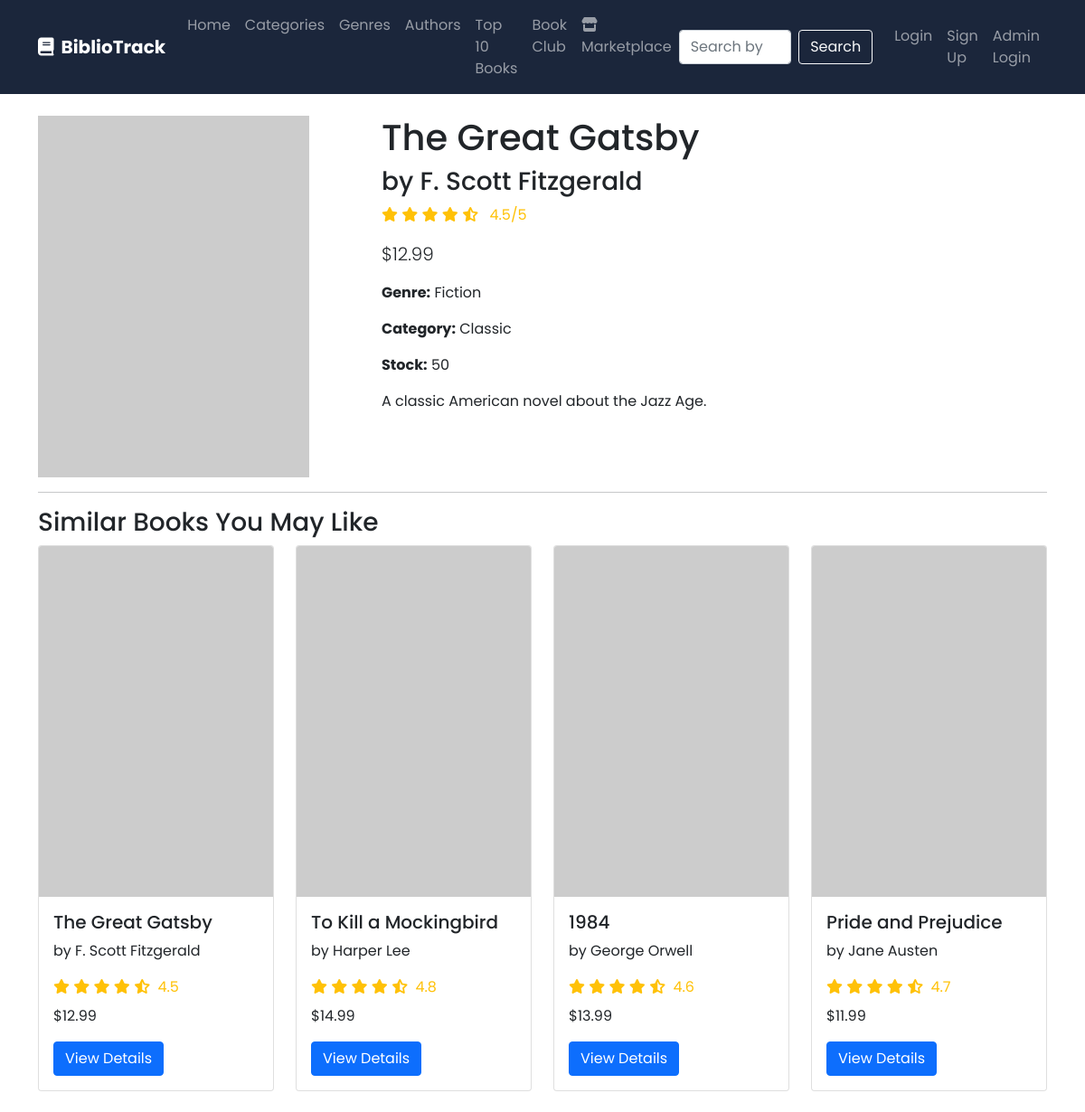
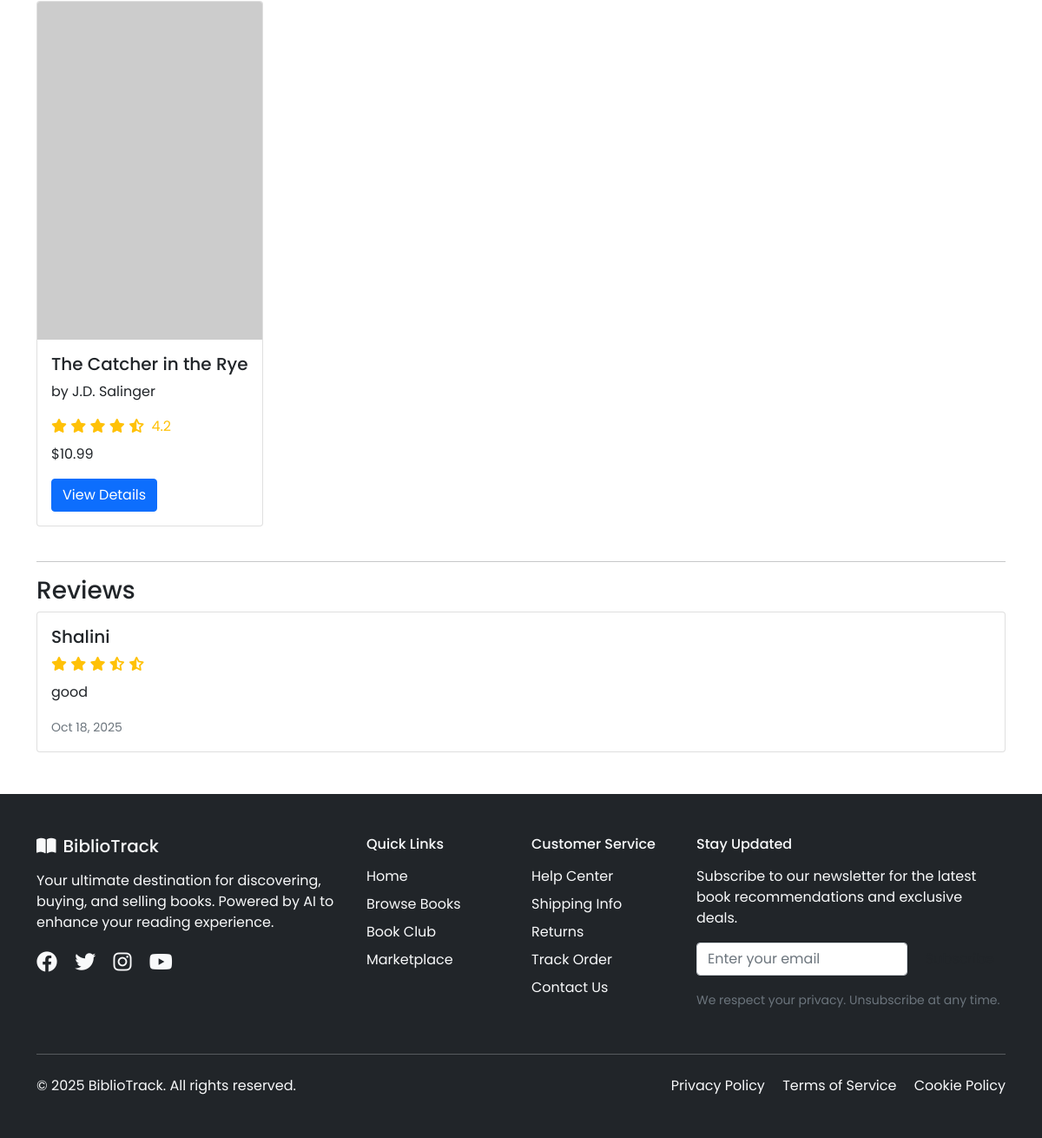
Page /books/1/ on the committed database (2 pictures, top to bottom).
### books/models.py (models this page shows, shortened)
class Book(models.Model):
    title = models.CharField(max_length=200)
    author = models.CharField(max_length=100)
    genre = models.CharField(max_length=50)
    category = models.CharField(max_length=50)
    price = models.DecimalField(max_digits=10, decimal_places=2)
    rating = models.FloatField(default=0.0, validators=[MinValueValidator(0.0), MaxValueValidator(5.0)])
    stock = models.PositiveIntegerField(default=0)
    cover_image_url = models.URLField(blank=True, null=True)
    description = models.TextField(blank=True)
    image_hash = models.CharField(max_length=64, blank=True, null=True)  # Store perceptual hash
    image_features = models.JSONField(blank=True, null=True)  # Store VGG16 features for visual search
    created_at = models.DateTimeField(auto_now_add=True)
    updated_at = models.DateTimeField(auto_now=True)

class Review(models.Model):
    user = models.ForeignKey(User, on_delete=models.CASCADE)
    book = models.ForeignKey(Book, on_delete=models.CASCADE)
    rating = models.IntegerField(validators=[MinValueValidator(1), MaxValueValidator(5)])
    comment = models.TextField(blank=True)
    created_at = models.DateTimeField(auto_now_add=True)

### books/views.py (the view)
# urls.py: path('books/<int:pk>/', views.book_detail, name='book_detail'),
@cache_page(60 * 5)  # Cache for 5 minutes
def book_detail(request, pk):
    logger.info(f"Request: {request.method} {request.path}")
    try:
        book = Book.objects.select_related().get(pk=pk)
        cache_key = f'book_reviews_{pk}'
        reviews = cache.get(cache_key)
        if reviews is None:
            reviews = Review.objects.filter(book=book).select_related('user').order_by('-created_at')
            cache.set(cache_key, reviews, 60 * 5)  # Cache for 5 minutes
        rec_cache_key = f'book_recommendations_{pk}'
        similar_books = cache.get(rec_cache_key)
        if similar_books is None:
            similar_books = get_recommendations(book.id)
            cache.set(rec_cache_key, similar_books, 60 * 15)  # Cache for 15 minutes
        context = {
            'book': book,
            'reviews': reviews,
            'similar_books': similar_books
        }
        return render(request, 'books/book_detail.html', context)
    except Book.DoesNotExist:
        logger.warning(f"Book with id {pk} not found")
        messages.error(request, "Book not found.")
        return redirect('book_list')
    except Exception as e:
        logger.error(f"Error in book_detail view: {str(e)}")
        messages.error(request, "An error occurred while loading the book details. Please try again.")
        return redirect('book_list')

### books/ai_recommendation.py (called while the page is built, shortened)
def train_recommendation_model():
    books = Book.objects.all().values('id', 'title', 'author', 'category', 'genre')
    if not books:
        return
    df = pd.DataFrame(books)
    df['features'] = df['category'] + ' ' + df['genre'] + ' ' + df['author']
    vectorizer = TfidfVectorizer(stop_words='english')
    tfidf_matrix = vectorizer.fit_transform(df['features'])
    kmeans = KMeans(n_clusters=min(10, len(df)), random_state=42)
    kmeans.fit(tfidf_matrix)
    model_data = {
        'vectorizer': vectorizer,
        'kmeans': kmeans,
        'book_ids': df['id'].tolist(),
        'features': df['features'].tolist()
    }
    os.makedirs(os.path.dirname(MODEL_PATH), exist_ok=True)
    with open(MODEL_PATH, 'wb') as f:
        pickle.dump(model_data, f)

def get_recommendations(book_id, top_n=5):
    from django.core.cache import cache
    import logging
    logger = logging.getLogger(__name__)
    cache_key = f'book_recommendations_{book_id}'
    cached_recommendations = cache.get(cache_key)
    if cached_recommendations:
        return cached_recommendations
    if not os.path.exists(MODEL_PATH):
        try:
            train_recommendation_model()
        except Exception as e:
            logger.error(f"Failed to train recommendation model: {e}")
            default_recommendations = Book.objects.all()[:top_n]
            cache.set(cache_key, default_recommendations, 60 * 30)  # Cache for 30 minutes
            return default_recommendations

### books/templates/books/book_detail.html (shortened to what this page needs)
{% extends 'books/base.html' %}
{% block content %}
<div class="row">
    <div class="col-md-4">
        <img src="{% if book.cover_image %}{{ book.cover_image.url }}{% else %}https://via.placeholder.com/300x400?text=Book+Cover{% endif %}" class="img-fluid" alt="{{ book.title }}">
    </div>
    <div class="col-md-8">
        <h1>{{ book.title }}</h1>
        <h3>by {{ book.author }}</h3>
        <div class="star-rating mb-3">
            {% for i in "12345"|make_list %}
                <i class="fas fa-star{% if book.rating < forloop.counter %}-half-alt{% endif %}"></i>
            {% endfor %}
            <span class="ms-2">{{ book.rating }}/5</span>
        </div>
        <p class="lead">${{ book.price }}</p>
        <p><strong>Genre:</strong> {{ book.genre }}</p>
        <p><strong>Category:</strong> {{ book.category }}</p>
        <p><strong>Stock:</strong> {{ book.stock }}</p>
        <p>{{ book.description }}</p>
    </div>
</div>
<hr>
<h3>Similar Books You May Like</h3>
<div class="row">
    {% for similar_book in similar_books %}
    <div class="col-md-3 mb-4">
        <div class="card book-card h-100">
            <img src="{% if similar_book.cover_image %}{{ similar_book.cover_image.url }}{% else %}https://via.placeholder.com/200x300?text=Book+Cover{% endif %}" class="card-img-top" alt="{{ similar_book.title }}">
            <div class="card-body">
                <h5 class="card-title">{{ similar_book.title }}</h5>
                <p class="card-text">by {{ similar_book.author }}</p>
                <div class="star-rating mb-2">
                    {% for i in "12345"|make_list %}
                        <i class="fas fa-star{% if similar_book.rating < forloop.counter %}-half-alt{% endif %}"></i>
                    {% endfor %}
                    <span class="ms-1">{{ similar_book.rating }}</span>
                </div>
                <p class="card-text">${{ similar_book.price }}</p>
                <a href="{% url 'book_detail' similar_book.pk %}" class="btn btn-primary">View Details</a>
            </div>
        </div>
    </div>
    {% endfor %}
</div>
<hr>
<h3>Reviews</h3>
{% for review in reviews %}
<div class="card mb-3">
    <div class="card-body">
        <h5 class="card-title">{{ review.user.username }}</h5>
        <div class="star-rating mb-2">
            {% for i in "12345"|make_list %}
                <i class="fas fa-star{% if review.rating < forloop.counter %}-half-alt{% endif %}"></i>
            {% endfor %}
        </div>
        <p class="card-text">{{ review.comment }}</p>
        <small class="text-muted">{{ review.created_at|date:"M d, Y" }}</small>
    </div>
</div>
{% endfor %}
{% endblock %}

### books/templates/books/base.html (style rules this page uses)
body { font-family: 'Poppins', sans-serif; }
.book-card { transition: transform 0.2s; }
.star-rating { color: #ffc107; }

### rows in the picture
Book: title "The Great Gatsby", author "F. Scott Fitzgerald", rating "4.5", price "12.99", genre "Fiction", category "Classic", stock "50", description "A classic American novel about the Jazz Age."
Book: title "To Kill a Mockingbird", author "Harper Lee", rating "4.8", price "14.99"
Book: title "1984", author "George Orwell", rating "4.6", price "13.99"
Book: title "Pride and Prejudice", author "Jane Austen", rating "4.7", price "11.99"
Book: title "The Catcher in the Rye", author "J.D. Salinger", rating "4.2", price "10.99"
Review: user.username "Shalini", rating 3 (drawn), comment "good", created_at "Oct 18, 2025"
